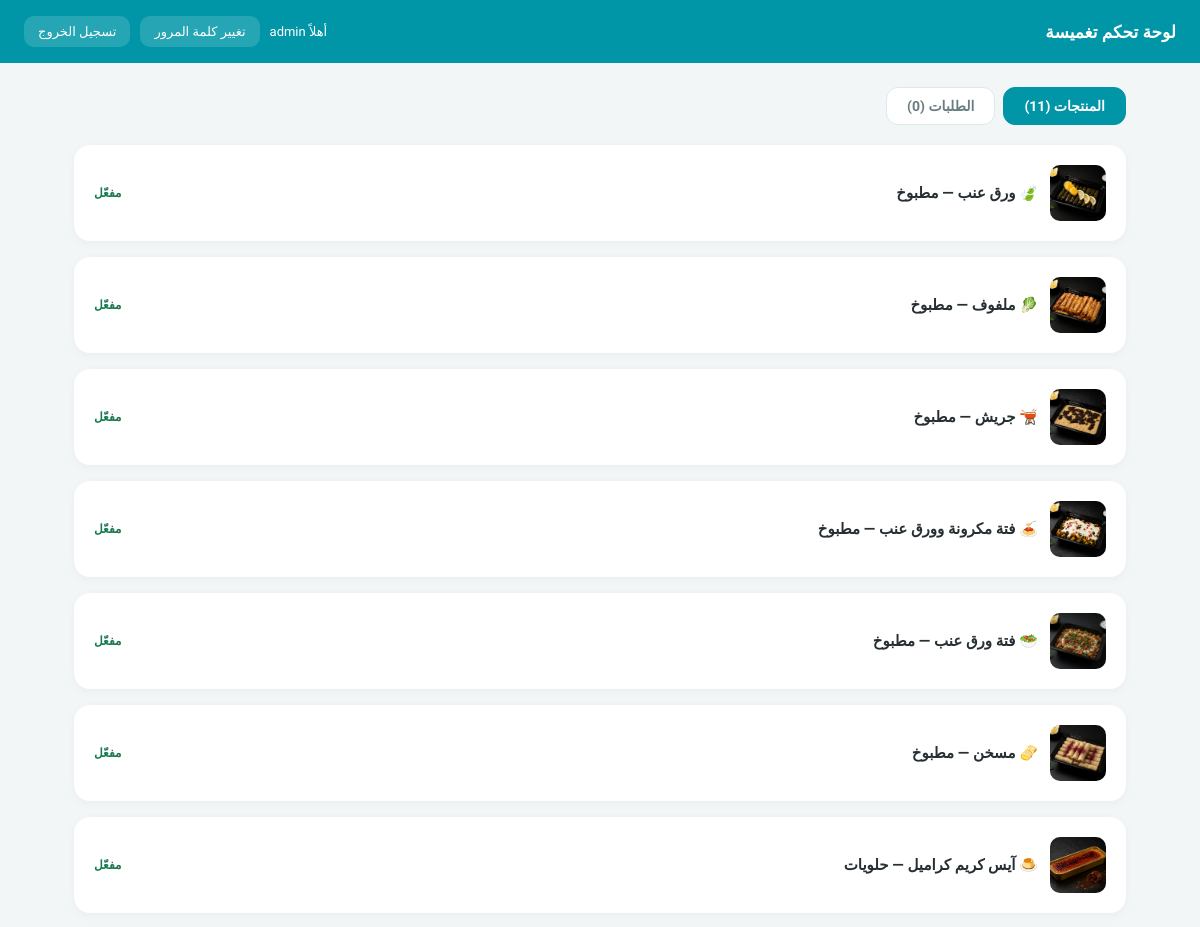
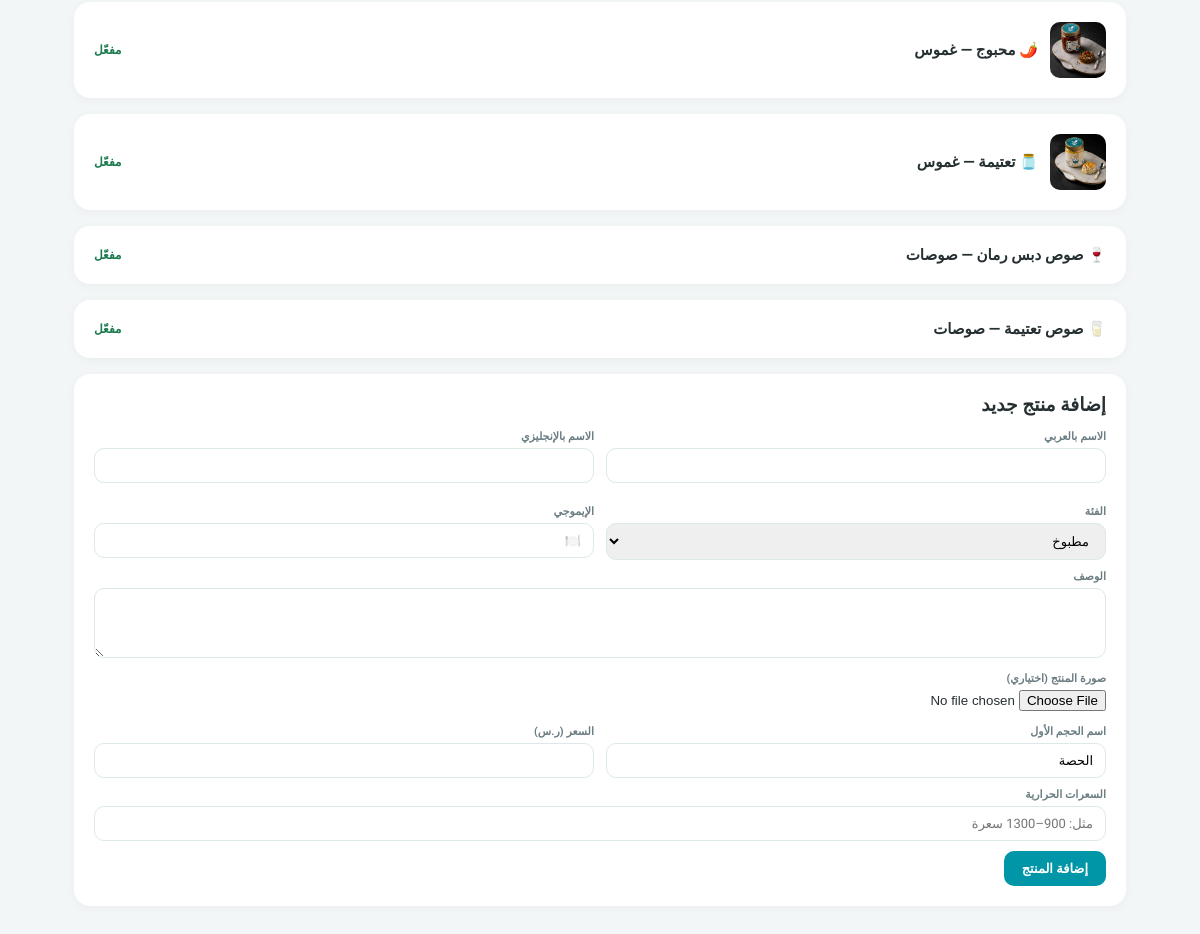
/dashboard.php (signed in), run on the app's committed database (2 pictures, top to bottom).
### tables this page shows
CREATE TABLE IF NOT EXISTS products (
  id            INT UNSIGNED AUTO_INCREMENT PRIMARY KEY,
  name_ar       VARCHAR(120) NOT NULL,
  name_en       VARCHAR(120) NOT NULL,
  category      VARCHAR(40)  NOT NULL,
  emoji         VARCHAR(10)  NOT NULL DEFAULT '🍽️',
  description   TEXT NOT NULL,
  image_path    VARCHAR(255) NULL,         
  is_featured   TINYINT(1) NOT NULL DEFAULT 0,
  is_new        TINYINT(1) NOT NULL DEFAULT 0,
  is_active     TINYINT(1) NOT NULL DEFAULT 1,    
  sort_order    INT NOT NULL DEFAULT 0,
  created_at    TIMESTAMP DEFAULT CURRENT_TIMESTAMP,
  updated_at    TIMESTAMP DEFAULT CURRENT_TIMESTAMP ON UPDATE CURRENT_TIMESTAMP
);

### dashboard.php (the view, shortened to what this page needs)
<?php
$conn = db();
$activeTab = $_GET['tab'] ?? 'products';
$products = [];
$pres = $conn->query("SELECT * FROM products ORDER BY sort_order ASC, id ASC");
while ($row = $pres->fetch_assoc()) {
    $row['sizes'] = [];
    $products[$row['id']] = $row;
}
if ($products) {
    $ids = implode(',', array_keys($products));
    $sres = $conn->query("SELECT * FROM product_sizes WHERE product_id IN ($ids) ORDER BY product_id, sort_order, id");
    while ($srow = $sres->fetch_assoc()) {
        $products[$srow['product_id']]['sizes'][] = $srow;
    }
}
$orders = [];
$CATEGORIES = ['مطبوخ', 'غموس', 'حلويات', 'صوصات'];
function h($s) { return htmlspecialchars((string)$s, ENT_QUOTES, 'UTF-8'); }
?>
<!DOCTYPE html>
<html lang="ar" dir="rtl">
<head>
</head>
<body>
<div class="top">
  <h1>لوحة تحكم تغميسة</h1>
  <div class="links">
    <span style="font-size:13px">أهلاً <?= h($_SESSION['admin_username'] ?? '') ?></span>
    <a href="change_password.php">تغيير كلمة المرور</a>
    <a href="logout.php">تسجيل الخروج</a>
  </div>
</div>
<div class="wrap">
  <div class="tabs">
    <a class="tab-btn <?= $activeTab === 'products' ? 'on' : '' ?>" href="?tab=products">المنتجات (<?= count($products) ?>)</a>
    <a class="tab-btn <?= $activeTab === 'orders' ? 'on' : '' ?>" href="?tab=orders">الطلبات (<?= count($orders) ?>)</a>
  </div>
  <?php if ($activeTab === 'products'): ?>
    <?php foreach ($products as $p): ?>
    <details class="card">
      <summary>
        <span class="prow-head">
          <img class="thumb" src="<?= $p['image_path'] ? h('../' . $p['image_path']) : 'data:,' ?>" onerror="this.style.display='none'" alt="">
          <span><?= h($p['emoji']) ?> <?= h($p['name_ar']) ?> — <?= h($p['category']) ?></span>
        </span>
        <span style="font-size:12px;color:<?= $p['is_active'] ? '#1a7a4e' : '#c0392b' ?>"><?= $p['is_active'] ? 'مفعّل' : 'مخفي' ?></span>
      </summary>
    </details>
    <?php endforeach; ?>
    <div class="card">
      <h3 style="margin-bottom:14px">إضافة منتج جديد</h3>
      <form method="post" enctype="multipart/form-data">
        <div class="pgrid">
          <div><label>الاسم بالعربي</label><input type="text" name="name_ar" required></div>
          <div><label>الاسم بالإنجليزي</label><input type="text" name="name_en"></div>
          <div>
            <label>الفئة</label>
            <select name="category">
              <?php foreach ($CATEGORIES as $c): ?><option value="<?= h($c) ?>"><?= h($c) ?></option><?php endforeach; ?>
            </select>
          </div>
          <div><label>الإيموجي</label><input type="text" name="emoji" value="🍽️"></div>
        </div>
        <label>الوصف</label>
        <textarea name="description"></textarea>
        <label>صورة المنتج (اختياري)</label>
        <input type="file" name="product_image" accept=".jpg,.jpeg,.png,.webp">
        <div class="pgrid">
          <div><label>اسم الحجم الأول</label><input type="text" name="size_label" value="الحصة"></div>
          <div><label>السعر (ر.س)</label><input type="number" step="0.01" min="0" name="size_price" required></div>
        </div>
        <label>السعرات الحرارية</label>
        <input type="text" name="size_cal" placeholder="مثل: 900–1300 سعرة">
        <button class="btn" type="submit">إضافة المنتج</button>
      </form>
    </div>
  <?php endif; ?>
</div>
</body>
</html>

### dashboard.php (style rules this page uses)
*,*::before,*::after { box-sizing:border-box;margin:0;padding:0 }
body { font-family:'Tajawal',sans-serif;background:#f3f6f7;color:#263033;min-height:100vh }
.top { background:#0095A7;color:#fff;padding:16px 24px;display:flex;align-items:center;justify-content:space-between;flex-wrap:wrap;gap:10px }
.top h1 { font-size:17px;font-weight:900 }
.top .links { display:flex;gap:10px;align-items:center }
.top a { color:#fff;font-size:13px;text-decoration:none;background:rgba(255,255,255,.15);padding:8px 14px;border-radius:10px }
.wrap { max-width:1100px;margin:0 auto;padding:24px }
.tabs { display:flex;gap:8px;margin-bottom:20px }
.tab-btn { background:#fff;border:1.5px solid #dde8ea;border-radius:12px;padding:10px 20px;font-family:'Tajawal',sans-serif;font-size:14px;font-weight:800;color:#6a7d82;cursor:pointer;text-decoration:none }
.tab-btn.on { background:#0095A7;color:#fff;border-color:#0095A7 }
.card { background:#fff;border-radius:16px;padding:20px;margin-bottom:16px;box-shadow:0 2px 10px rgba(0,0,0,.04) }
.card summary { cursor:pointer;font-weight:900;font-size:15px;display:flex;align-items:center;justify-content:space-between;list-style:none }
.pgrid { display:grid;grid-template-columns:1fr 1fr;gap:12px;margin-top:14px }
textarea { min-height:70px;resize:vertical }
.btn { background:#0095A7;color:#fff;border:none;border-radius:10px;padding:10px 18px;font-family:'Tajawal',sans-serif;font-size:13px;font-weight:800;cursor:pointer }
.thumb { width:56px;height:56px;border-radius:10px;object-fit:cover;background:#eee }
.prow-head { display:flex;align-items:center;gap:12px }

### data on the page
products: image_path (picture), emoji "🍃", name_ar "ورق عنب", category "مطبوخ", is_active "مفعّل"
products: image_path (picture), emoji "🥬", name_ar "ملفوف", category "مطبوخ", is_active "مفعّل"
products: image_path (picture), emoji "🫕", name_ar "جريش", category "مطبوخ", is_active "مفعّل"
products: image_path (picture), emoji "🍝", name_ar "فتة مكرونة وورق عنب", category "مطبوخ", is_active "مفعّل"
products: image_path (picture), emoji "🥗", name_ar "فتة ورق عنب", category "مطبوخ", is_active "مفعّل"
products: image_path (picture), emoji "🫔", name_ar "مسخن", category "مطبوخ", is_active "مفعّل"
products: image_path (picture), emoji "🍮", name_ar "آيس كريم كراميل", category "حلويات", is_active "مفعّل"
products: image_path (picture), emoji "🌶️", name_ar "محبوج", category "غموس", is_active "مفعّل"
products: image_path (picture), emoji "🫙", name_ar "تعتيمة", category "غموس", is_active "مفعّل"
products: emoji "🍷", name_ar "صوص دبس رمان", category "صوصات", is_active "مفعّل"
products: emoji "🥛", name_ar "صوص تعتيمة", category "صوصات", is_active "مفعّل"

### other printed values
$_SESSION['admin_username'] "admin"
count($products) "11"
count($orders) "0"
form field category "مطبوخ"
